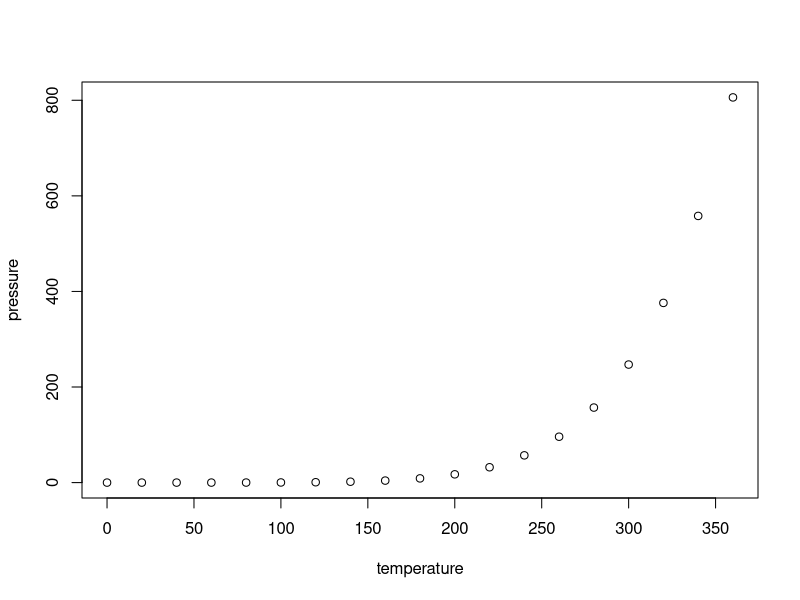
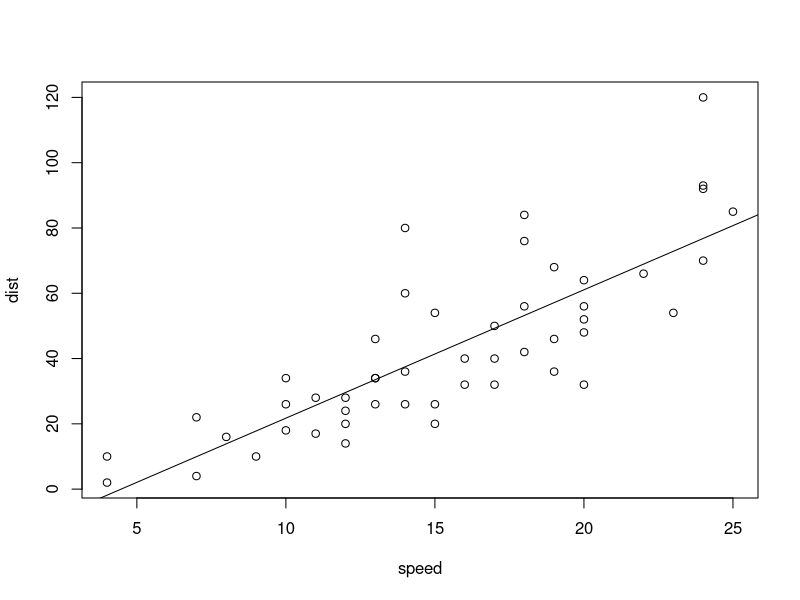

Here is the R script that generated these plots, in order:
## ---- chunk 1
knitr::opts_chunk$set(echo = TRUE)
## ---- chunk 2
summary(cars)
## ---- chunk 3
plot(pressure)
## ---- chunk 4
fit=lm(dist~speed,data=cars)
b=coef(fit)
plot(cars)
abline(fit)
